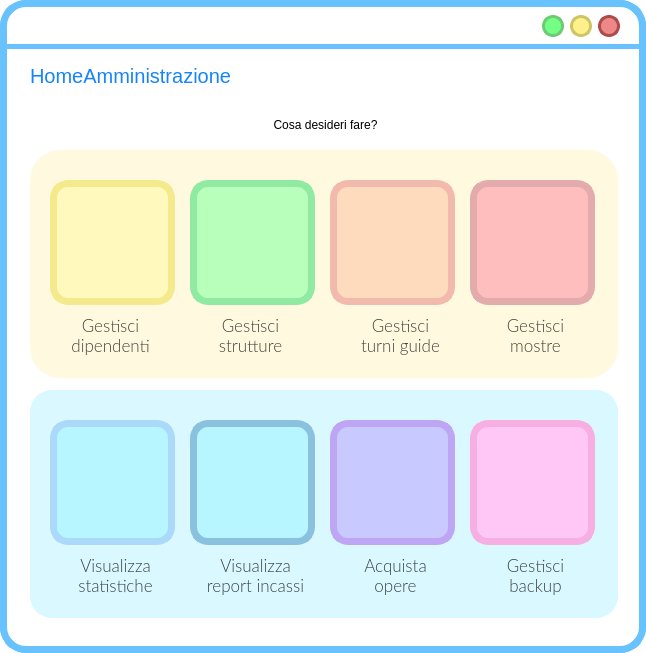
<?xml version="1.0" encoding="UTF-8"?>
<ui version="4.0">
 <class>MainWindow</class>
 <widget class="QMainWindow" name="MainWindow">
  <property name="geometry">
   <rect>
    <x>0</x>
    <y>0</y>
    <width>646</width>
    <height>653</height>
   </rect>
  </property>
  <property name="windowTitle">
   <string>MainWindow</string>
  </property>
  <property name="styleSheet">
   <string notr="true">QWidget{
background:rgb(255, 255, 255);
border-radius:26px;
border-color:rgb(104, 194, 253);
border-style: solid;
border-width:7;
}
QLabel{
border-width:0;
font: 20pt &quot;Lato Light&quot;;
}
QLineEdit{
border-width:0;
font: 14pt &quot;Lato Light&quot;;
}
QAbstractItemView {
    border: 3px solid  rgb(104, 194, 253);  
border-radius:8px;
  selection-background-color:  rgb(104, 194, 253);
margin:-2px;
text-align:center;
border-width:5;
}</string>
  </property>
  <widget class="QWidget" name="centralwidget">
   <widget class="QLabel" name="label">
    <property name="geometry">
     <rect>
      <x>0</x>
      <y>44</y>
      <width>641</width>
      <height>5</height>
     </rect>
    </property>
    <property name="styleSheet">
     <string notr="true">background-color:rgb(104, 194, 253);</string>
    </property>
    <property name="text">
     <string/>
    </property>
   </widget>
   <widget class="QPushButton" name="reduceButton">
    <property name="geometry">
     <rect>
      <x>542</x>
      <y>15</y>
      <width>22</width>
      <height>22</height>
     </rect>
    </property>
    <property name="sizePolicy">
     <sizepolicy hsizetype="Fixed" vsizetype="Fixed">
      <horstretch>0</horstretch>
      <verstretch>0</verstretch>
     </sizepolicy>
    </property>
    <property name="minimumSize">
     <size>
      <width>22</width>
      <height>22</height>
     </size>
    </property>
    <property name="maximumSize">
     <size>
      <width>24</width>
      <height>24</height>
     </size>
    </property>
    <property name="cursor">
     <cursorShape>PointingHandCursor</cursorShape>
    </property>
    <property name="styleSheet">
     <string notr="true">QPushButton{
 background-color:#76ff85;
 border-style: solid;
 border-radius:11px;
font: 18pt &quot;Candara&quot;;
border-color:#6bcc73;
border-width:3;
}

QPushButton::pressed{
	background-color : white;
	border-color:#6bcc73;
	border-width:3;
}
</string>
    </property>
    <property name="text">
     <string/>
    </property>
   </widget>
   <widget class="QPushButton" name="exitButton">
    <property name="geometry">
     <rect>
      <x>598</x>
      <y>15</y>
      <width>22</width>
      <height>22</height>
     </rect>
    </property>
    <property name="sizePolicy">
     <sizepolicy hsizetype="Fixed" vsizetype="Fixed">
      <horstretch>0</horstretch>
      <verstretch>0</verstretch>
     </sizepolicy>
    </property>
    <property name="minimumSize">
     <size>
      <width>22</width>
      <height>22</height>
     </size>
    </property>
    <property name="maximumSize">
     <size>
      <width>24</width>
      <height>24</height>
     </size>
    </property>
    <property name="cursor">
     <cursorShape>PointingHandCursor</cursorShape>
    </property>
    <property name="styleSheet">
     <string notr="true">QPushButton{
 background-color:#ee8888;
 border-style: solid;
 border-radius:11px;
font: 18pt &quot;Candara&quot;;
border-color:#ae4a4a;
border-width:3;
}

QPushButton::pressed{
	background-color : white;
	border-color:#ae4a4a;
	border-width:3;
}
</string>
    </property>
    <property name="text">
     <string/>
    </property>
   </widget>
   <widget class="QPushButton" name="maximizeButton">
    <property name="geometry">
     <rect>
      <x>570</x>
      <y>15</y>
      <width>22</width>
      <height>22</height>
     </rect>
    </property>
    <property name="sizePolicy">
     <sizepolicy hsizetype="Fixed" vsizetype="Fixed">
      <horstretch>0</horstretch>
      <verstretch>0</verstretch>
     </sizepolicy>
    </property>
    <property name="minimumSize">
     <size>
      <width>20</width>
      <height>20</height>
     </size>
    </property>
    <property name="maximumSize">
     <size>
      <width>24</width>
      <height>24</height>
     </size>
    </property>
    <property name="cursor">
     <cursorShape>PointingHandCursor</cursorShape>
    </property>
    <property name="styleSheet">
     <string notr="true">QPushButton{
 background-color:#fff08c	;
 border-style: solid;
 border-radius:11px;
font: 18pt &quot;Candara&quot;;
border-color:#ccc664;
border-width:3;
}

QPushButton::pressed{
	background-color : white;
	border-color:#ccc664;
	border-width:3;
}
</string>
    </property>
    <property name="text">
     <string/>
    </property>
   </widget>
   <widget class="QLabel" name="accountButton">
    <property name="geometry">
     <rect>
      <x>570</x>
      <y>60</y>
      <width>38</width>
      <height>38</height>
     </rect>
    </property>
    <property name="font">
     <font>
      <family>Lato Light</family>
      <pointsize>20</pointsize>
      <weight>50</weight>
      <italic>false</italic>
      <bold>false</bold>
     </font>
    </property>
    <property name="cursor">
     <cursorShape>PointingHandCursor</cursorShape>
    </property>
    <property name="styleSheet">
     <string notr="true">QLabel{
left: 679px;
top: 140px;
width: 38px;
height: 38px;
border-radius: 33px;
background-color: rgba(173, 237, 255, 0);
}</string>
    </property>
    <property name="text">
     <string/>
    </property>
    <property name="pixmap">
     <pixmap>res/account_circle_FILL1_wght600_GRAD200_opsz48_risultato.png</pixmap>
    </property>
    <property name="scaledContents">
     <bool>true</bool>
    </property>
    <property name="margin">
     <number>0</number>
    </property>
   </widget>
   <widget class="QLabel" name="label_4">
    <property name="geometry">
     <rect>
      <x>30</x>
      <y>390</y>
      <width>588</width>
      <height>228</height>
     </rect>
    </property>
    <property name="styleSheet">
     <string notr="true">QLabel{
left: 202px;
top: 465px;
width: 378px;
height: 219px;
line-height: 20px;
border-radius: 22px;
background-color: rgba(218, 248, 255);
text-align: center;
}


</string>
    </property>
    <property name="text">
     <string/>
    </property>
   </widget>
   <widget class="QLabel" name="label_2">
    <property name="geometry">
     <rect>
      <x>30</x>
      <y>150</y>
      <width>588</width>
      <height>228</height>
     </rect>
    </property>
    <property name="styleSheet">
     <string notr="true">QLabel{
background-color: rgb(255, 250, 223);
left: 202px;
top: 233px;
width: 378px;
height: 214px;
line-height: 20px;
border-radius: 22px;
text-align: center;
border-width:0;
border-radius: 30px
}


</string>
    </property>
    <property name="text">
     <string/>
    </property>
   </widget>
   <widget class="QLabel" name="label_12">
    <property name="geometry">
     <rect>
      <x>350</x>
      <y>310</y>
      <width>101</width>
      <height>51</height>
     </rect>
    </property>
    <property name="font">
     <font>
      <family>Lato Light</family>
      <pointsize>-1</pointsize>
      <weight>50</weight>
      <italic>false</italic>
      <bold>false</bold>
     </font>
    </property>
    <property name="styleSheet">
     <string notr="true">QLabel{
background-color: rgb(255, 250, 223);
left: 244px;
top: 414px;
width: 119px;
height: 19px;
color: rgba(16, 16, 16,200);
font-size: 16px;

}</string>
    </property>
    <property name="text">
     <string>&lt;html&gt;&lt;head/&gt;&lt;body&gt;&lt;p align=&quot;center&quot;&gt;&lt;span style=&quot; font-size:13pt;&quot;&gt;Gestisci&lt;br/&gt;turni guide&lt;/span&gt;&lt;/p&gt;&lt;/body&gt;&lt;/html&gt;</string>
    </property>
   </widget>
   <widget class="QLabel" name="gestisciStruttureBigButton">
    <property name="geometry">
     <rect>
      <x>190</x>
      <y>180</y>
      <width>125</width>
      <height>125</height>
     </rect>
    </property>
    <property name="cursor">
     <cursorShape>PointingHandCursor</cursorShape>
    </property>
    <property name="mouseTracking">
     <bool>true</bool>
    </property>
    <property name="styleSheet">
     <string notr="true">QLabel{
background-color:rgb(183, 255, 186);
border-radius:18;
border-color:rgb(145, 234, 161);
border-width:7;
border-style: solid;
}

QLabel:hover{
background-color: rgb(145, 234, 161);
}
</string>
    </property>
    <property name="text">
     <string/>
    </property>
    <property name="pixmap">
     <pixmap>res/store_FILL1_wght600_GRAD200_opsz48_risultato.png</pixmap>
    </property>
    <property name="scaledContents">
     <bool>true</bool>
    </property>
    <property name="margin">
     <number>17</number>
    </property>
   </widget>
   <widget class="QLabel" name="acquistaOpereBigButton">
    <property name="geometry">
     <rect>
      <x>330</x>
      <y>420</y>
      <width>125</width>
      <height>125</height>
     </rect>
    </property>
    <property name="cursor">
     <cursorShape>PointingHandCursor</cursorShape>
    </property>
    <property name="mouseTracking">
     <bool>true</bool>
    </property>
    <property name="styleSheet">
     <string notr="true">QLabel{
background-color: rgb(199, 201, 255);
border-radius:18;
border-color: rgb(190, 166, 244);
border-width:7;
border-style: solid;
}

QLabel:hover{
background-color: rgb(190, 166, 244);
}
</string>
    </property>
    <property name="text">
     <string/>
    </property>
    <property name="pixmap">
     <pixmap>res/shopping_cart_FILL1_wght600_GRAD200_opsz48_risultato.png</pixmap>
    </property>
    <property name="scaledContents">
     <bool>true</bool>
    </property>
    <property name="margin">
     <number>17</number>
    </property>
   </widget>
   <widget class="QLabel" name="label_17">
    <property name="geometry">
     <rect>
      <x>60</x>
      <y>310</y>
      <width>101</width>
      <height>51</height>
     </rect>
    </property>
    <property name="font">
     <font>
      <family>Lato Light</family>
      <pointsize>-1</pointsize>
      <weight>50</weight>
      <italic>false</italic>
      <bold>false</bold>
     </font>
    </property>
    <property name="styleSheet">
     <string notr="true">QLabel{
background-color: rgb(255, 250, 223);
left: 244px;
top: 414px;
width: 119px;
height: 19px;
color: rgba(16, 16, 16,200);
font-size: 16px;

}</string>
    </property>
    <property name="text">
     <string>&lt;html&gt;&lt;head/&gt;&lt;body&gt;&lt;p align=&quot;center&quot;&gt;&lt;span style=&quot; font-size:13pt;&quot;&gt;Gestisci&lt;br/&gt;dipendenti&lt;/span&gt;&lt;/p&gt;&lt;/body&gt;&lt;/html&gt;</string>
    </property>
   </widget>
   <widget class="QLabel" name="label_5">
    <property name="geometry">
     <rect>
      <x>10</x>
      <y>100</y>
      <width>631</width>
      <height>51</height>
     </rect>
    </property>
    <property name="styleSheet">
     <string notr="true">QLabel{
background-color: rgba(255, 255, 255,0);
}</string>
    </property>
    <property name="text">
     <string>&lt;html&gt;&lt;head/&gt;&lt;body&gt;&lt;p align=&quot;center&quot;&gt;Cosa desideri fare?&lt;/p&gt;&lt;/body&gt;&lt;/html&gt;</string>
    </property>
   </widget>
   <widget class="QLabel" name="label_14">
    <property name="geometry">
     <rect>
      <x>340</x>
      <y>550</y>
      <width>111</width>
      <height>51</height>
     </rect>
    </property>
    <property name="font">
     <font>
      <family>Lato Light</family>
      <pointsize>-1</pointsize>
      <weight>50</weight>
      <italic>false</italic>
      <bold>false</bold>
     </font>
    </property>
    <property name="styleSheet">
     <string notr="true">QLabel{
background-color: rgb(218, 248, 255);
left: 244px;
top: 414px;
width: 119px;
height: 19px;
color: rgba(16, 16, 16,200);
font-size: 16px;

}</string>
    </property>
    <property name="text">
     <string>&lt;html&gt;&lt;head/&gt;&lt;body&gt;&lt;p align=&quot;center&quot;&gt;&lt;span style=&quot; font-size:13pt;&quot;&gt;Acquista&lt;br/&gt;opere&lt;/span&gt;&lt;/p&gt;&lt;/body&gt;&lt;/html&gt;</string>
    </property>
   </widget>
   <widget class="QLabel" name="label_19">
    <property name="geometry">
     <rect>
      <x>480</x>
      <y>310</y>
      <width>111</width>
      <height>51</height>
     </rect>
    </property>
    <property name="font">
     <font>
      <family>Lato Light</family>
      <pointsize>-1</pointsize>
      <weight>50</weight>
      <italic>false</italic>
      <bold>false</bold>
     </font>
    </property>
    <property name="styleSheet">
     <string notr="true">QLabel{
background-color: rgb(255, 250, 223);
left: 244px;
top: 414px;
width: 119px;
height: 19px;
color: rgba(16, 16, 16,200);
font-size: 16px;

}</string>
    </property>
    <property name="text">
     <string>&lt;html&gt;&lt;head/&gt;&lt;body&gt;&lt;p align=&quot;center&quot;&gt;&lt;span style=&quot; font-size:13pt;&quot;&gt;Gestisci&lt;br/&gt;mostre&lt;/span&gt;&lt;/p&gt;&lt;/body&gt;&lt;/html&gt;</string>
    </property>
   </widget>
   <widget class="QLabel" name="label_20">
    <property name="geometry">
     <rect>
      <x>60</x>
      <y>550</y>
      <width>111</width>
      <height>51</height>
     </rect>
    </property>
    <property name="font">
     <font>
      <family>Lato Light</family>
      <pointsize>-1</pointsize>
      <weight>50</weight>
      <italic>false</italic>
      <bold>false</bold>
     </font>
    </property>
    <property name="styleSheet">
     <string notr="true">QLabel{
background-color: rgb(218, 248, 255);
left: 244px;
top: 414px;
width: 119px;
height: 19px;
color: rgba(16, 16, 16,200);
font-size: 16px;

}</string>
    </property>
    <property name="text">
     <string>&lt;html&gt;&lt;head/&gt;&lt;body&gt;&lt;p align=&quot;center&quot;&gt;&lt;span style=&quot; font-size:13pt;&quot;&gt;Visualizza&lt;br/&gt;statistiche&lt;/span&gt;&lt;/p&gt;&lt;/body&gt;&lt;/html&gt;</string>
    </property>
   </widget>
   <widget class="QLabel" name="gestisciBackupBigButton">
    <property name="geometry">
     <rect>
      <x>470</x>
      <y>420</y>
      <width>125</width>
      <height>125</height>
     </rect>
    </property>
    <property name="cursor">
     <cursorShape>PointingHandCursor</cursorShape>
    </property>
    <property name="mouseTracking">
     <bool>true</bool>
    </property>
    <property name="styleSheet">
     <string notr="true">QLabel{
background-color:rgb(255, 199, 246);
border-radius:18;
border-color:rgb(247, 175, 227);
border-width:7;
border-style: solid;
}

QLabel:hover{
background-color: rgb(247, 175, 227);
}
</string>
    </property>
    <property name="text">
     <string/>
    </property>
    <property name="pixmap">
     <pixmap>res/cloud_upload_FILL1_wght600_GRAD200_opsz48_risultato.png</pixmap>
    </property>
    <property name="scaledContents">
     <bool>true</bool>
    </property>
    <property name="margin">
     <number>17</number>
    </property>
   </widget>
   <widget class="QLabel" name="label_21">
    <property name="geometry">
     <rect>
      <x>480</x>
      <y>550</y>
      <width>111</width>
      <height>51</height>
     </rect>
    </property>
    <property name="font">
     <font>
      <family>Lato Light</family>
      <pointsize>-1</pointsize>
      <weight>50</weight>
      <italic>false</italic>
      <bold>false</bold>
     </font>
    </property>
    <property name="styleSheet">
     <string notr="true">QLabel{
background-color: rgb(218, 248, 255);
left: 244px;
top: 414px;
width: 119px;
height: 19px;
color: rgba(16, 16, 16,200);
font-size: 16px;

}</string>
    </property>
    <property name="text">
     <string>&lt;html&gt;&lt;head/&gt;&lt;body&gt;&lt;p align=&quot;center&quot;&gt;&lt;span style=&quot; font-size:13pt;&quot;&gt;Gestisci&lt;br/&gt;backup&lt;/span&gt;&lt;/p&gt;&lt;/body&gt;&lt;/html&gt;</string>
    </property>
   </widget>
   <widget class="QLabel" name="label_16">
    <property name="geometry">
     <rect>
      <x>200</x>
      <y>550</y>
      <width>111</width>
      <height>51</height>
     </rect>
    </property>
    <property name="font">
     <font>
      <family>Lato Light</family>
      <pointsize>-1</pointsize>
      <weight>50</weight>
      <italic>false</italic>
      <bold>false</bold>
     </font>
    </property>
    <property name="styleSheet">
     <string notr="true">QLabel{
background-color: rgb(218, 248, 255);
left: 244px;
top: 414px;
width: 119px;
height: 19px;
color: rgba(16, 16, 16,200);
font-size: 16px;

}</string>
    </property>
    <property name="text">
     <string>&lt;html&gt;&lt;head/&gt;&lt;body&gt;&lt;p align=&quot;center&quot;&gt;&lt;span style=&quot; font-size:13pt;&quot;&gt;Visualizza&lt;br/&gt;report incassi&lt;/span&gt;&lt;/p&gt;&lt;/body&gt;&lt;/html&gt;</string>
    </property>
   </widget>
   <widget class="QLabel" name="label_13">
    <property name="geometry">
     <rect>
      <x>190</x>
      <y>310</y>
      <width>121</width>
      <height>51</height>
     </rect>
    </property>
    <property name="font">
     <font>
      <family>Lato Light</family>
      <pointsize>-1</pointsize>
      <weight>50</weight>
      <italic>false</italic>
      <bold>false</bold>
     </font>
    </property>
    <property name="styleSheet">
     <string notr="true">QLabel{
background-color: rgb(255, 250, 223);
left: 244px;
top: 414px;
width: 119px;
height: 19px;
color: rgba(16, 16, 16,200);
font-size: 16px;

}</string>
    </property>
    <property name="text">
     <string>&lt;html&gt;&lt;head/&gt;&lt;body&gt;&lt;p align=&quot;center&quot;&gt;&lt;span style=&quot; font-size:13pt;&quot;&gt;Gestisci&lt;br/&gt;strutture&lt;/span&gt;&lt;/p&gt;&lt;/body&gt;&lt;/html&gt;</string>
    </property>
   </widget>
   <widget class="QLabel" name="gestisciDipendentiBigButton">
    <property name="geometry">
     <rect>
      <x>50</x>
      <y>180</y>
      <width>125</width>
      <height>125</height>
     </rect>
    </property>
    <property name="cursor">
     <cursorShape>PointingHandCursor</cursorShape>
    </property>
    <property name="mouseTracking">
     <bool>true</bool>
    </property>
    <property name="styleSheet">
     <string notr="true">QLabel{
background-color:rgb(255, 249, 190);
border-radius:18;
border-color:rgb(244, 233, 140);
border-width:7;
border-style: solid;
}

QLabel:hover{
background-color: rgb(244, 233, 140);
}
</string>
    </property>
    <property name="text">
     <string/>
    </property>
    <property name="pixmap">
     <pixmap>res/group_FILL1_wght600_GRAD200_opsz48_risultato.png</pixmap>
    </property>
    <property name="scaledContents">
     <bool>true</bool>
    </property>
    <property name="margin">
     <number>17</number>
    </property>
   </widget>
   <widget class="QLabel" name="gestisciTurniGuideBigButton">
    <property name="geometry">
     <rect>
      <x>330</x>
      <y>180</y>
      <width>125</width>
      <height>125</height>
     </rect>
    </property>
    <property name="cursor">
     <cursorShape>PointingHandCursor</cursorShape>
    </property>
    <property name="mouseTracking">
     <bool>true</bool>
    </property>
    <property name="styleSheet">
     <string notr="true">QLabel{
background-color:rgb(255, 219, 190);
border-radius:18;
border-color:rgb(242, 186, 172);
border-width:7;
border-style: solid;
}

QLabel:hover{
background-color: rgb(242, 186, 172);
}
</string>
    </property>
    <property name="text">
     <string/>
    </property>
    <property name="pixmap">
     <pixmap>res/update_FILL1_wght600_GRAD200_opsz48_risultato.png</pixmap>
    </property>
    <property name="scaledContents">
     <bool>true</bool>
    </property>
    <property name="margin">
     <number>17</number>
    </property>
   </widget>
   <widget class="QLabel" name="visualizzaStatisticheBigButton">
    <property name="geometry">
     <rect>
      <x>50</x>
      <y>420</y>
      <width>125</width>
      <height>125</height>
     </rect>
    </property>
    <property name="cursor">
     <cursorShape>PointingHandCursor</cursorShape>
    </property>
    <property name="mouseTracking">
     <bool>true</bool>
    </property>
    <property name="styleSheet">
     <string notr="true">QLabel{
background-color:rgb(183, 245, 255);
border-radius:18;
border-color:rgb(170, 217, 249);
border-width:7;
border-style: solid;
}

QLabel:hover{
background-color: rgb(170, 217, 249);
}
</string>
    </property>
    <property name="text">
     <string/>
    </property>
    <property name="pixmap">
     <pixmap>res/insights_FILL1_wght600_GRAD200_opsz48_risultato.png</pixmap>
    </property>
    <property name="scaledContents">
     <bool>true</bool>
    </property>
    <property name="margin">
     <number>17</number>
    </property>
   </widget>
   <widget class="QLabel" name="visualizzaReportIncassiBigButton">
    <property name="geometry">
     <rect>
      <x>190</x>
      <y>420</y>
      <width>125</width>
      <height>125</height>
     </rect>
    </property>
    <property name="cursor">
     <cursorShape>PointingHandCursor</cursorShape>
    </property>
    <property name="mouseTracking">
     <bool>true</bool>
    </property>
    <property name="styleSheet">
     <string notr="true">QLabel{
background-color:rgb(183, 245, 255);
border-radius:18;
border-color:rgb(138, 193, 223);
border-width:7;
border-style: solid;
}

QLabel:hover{
background-color: rgb(138, 193, 223);
}
</string>
    </property>
    <property name="text">
     <string/>
    </property>
    <property name="pixmap">
     <pixmap>res/euro_FILL1_wght600_GRAD200_opsz48_risultato.png</pixmap>
    </property>
    <property name="scaledContents">
     <bool>true</bool>
    </property>
    <property name="margin">
     <number>17</number>
    </property>
   </widget>
   <widget class="QLabel" name="gestisciMostreBigButton">
    <property name="geometry">
     <rect>
      <x>470</x>
      <y>180</y>
      <width>125</width>
      <height>125</height>
     </rect>
    </property>
    <property name="cursor">
     <cursorShape>PointingHandCursor</cursorShape>
    </property>
    <property name="mouseTracking">
     <bool>true</bool>
    </property>
    <property name="styleSheet">
     <string notr="true">QLabel{
background-color:rgb(255, 190, 190);
border-radius:18;
border-color:rgb(227, 171, 171);
border-width:7;
border-style: solid;
}

QLabel:hover{
background-color: rgb(227, 171, 171);
}
</string>
    </property>
    <property name="text">
     <string/>
    </property>
    <property name="pixmap">
     <pixmap>res/calendar_month_FILL1_wght600_GRAD200_opsz48_risultato.png</pixmap>
    </property>
    <property name="scaledContents">
     <bool>true</bool>
    </property>
    <property name="margin">
     <number>17</number>
    </property>
   </widget>
   <widget class="QLabel" name="titoloLabel">
    <property name="geometry">
     <rect>
      <x>30</x>
      <y>60</y>
      <width>241</width>
      <height>31</height>
     </rect>
    </property>
    <property name="styleSheet">
     <string notr="true">font-size: 20px;
text-align: left;
background-color: rgba(255, 255, 255,0);
color: #1684FC;
font: 14pt &quot;Lato&quot;;</string>
    </property>
    <property name="text">
     <string>HomeAmministrazione</string>
    </property>
   </widget>
  </widget>
 </widget>
 <resources>
  <include location="res.qrc"/>
  <include location="res/res.qrc"/>
 </resources>
 <connections/>
</ui>
